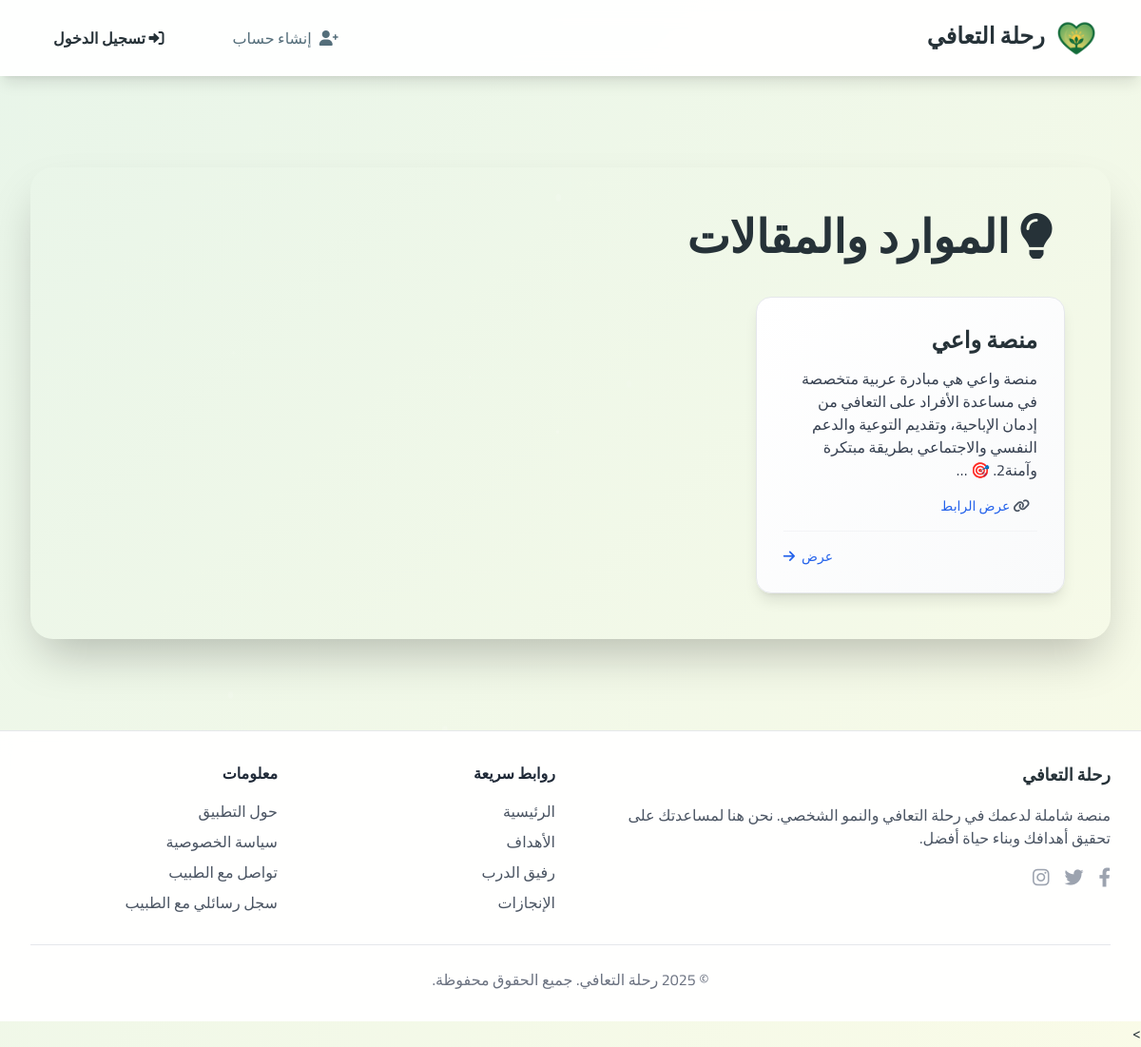
Page /info/resources/ on the committed database.
### info/models.py (models this page shows, shortened)
class Resource(models.Model):
    title = models.CharField(
        max_length=255,
        verbose_name="عنوان المورد"
    )
    description = models.TextField(
        blank=True,
        verbose_name="الوصف"
    )
    url = models.URLField(
        max_length=500,
        blank=True,
        null=True,
        verbose_name="رابط المورد"
    )
    file = models.FileField(
        upload_to='resources_files/',
        blank=True,
        null=True,
        verbose_name="الملف (PDF, DOCX, TXT، إلخ)",
        validators=[FileExtensionValidator(
            allowed_extensions=['pdf', 'doc', 'docx', 'txt', 'ppt', 'pptx', 'xls', 'xlsx']
        )]
    )
    created_at = models.DateTimeField(
        auto_now_add=True,
        verbose_name="تاريخ الإنشاء"
    )
    created_by = models.ForeignKey(
        settings.AUTH_USER_MODEL,
        on_delete=models.SET_NULL,
        null=True,
        blank=True,
        verbose_name="تم الإنشاء بواسطة"
    )
    class Meta:
        ordering = ['-created_at']
        verbose_name = "مورد"
        verbose_name_plural = "الموارد"

### info/views.py (the view)
# urls.py: path('resources/', views.resources_list_view, name='resources_list'),
def resources_list_view(request):
    resources = Resource.objects.all().order_by('-created_at')
    return render(request, 'info/resources.html', {'resources': resources})

### info/templates/info/resources.html (shortened to what this page needs)
{% extends 'base.html' %}
{% load static %}
{% block content %}
<div class="max-w-6xl mx-auto bg-surface rounded-3xl shadow-2xl p-8 md:p-12 my-8">
    <div class="flex flex-col md:flex-row justify-between items-center mb-10">
        <h1 class="text-4xl md:text-5xl font-extrabold leading-tight text-center md:text-right mb-4 md:mb-0"
            style="color: var(--color-text-primary);">
            <i class="fas fa-lightbulb text-primary-dark mr-3"></i> الموارد والمقالات
        </h1>
    </div>
    {% if resources %}
        <div class="grid grid-cols-1 md:grid-cols-2 lg:grid-cols-3 gap-8">
            {% for resource in resources %}
                <div class="bg-gradient-to-br from-white to-gray-50 p-7 rounded-2xl shadow-lg border border-gray-200
                            flex flex-col transform hover:scale-[1.02] transition duration-300 ease-in-out">
                    <h3 class="text-2xl font-bold mb-3 leading-snug" style="color: var(--color-text-primary);">
                        {{ resource.title }}
                    </h3>
                    <p class="text-gray-700 text-base flex-grow mb-4">{{ resource.description|truncatechars:150 }}</p>
                    <div class="text-sm text-gray-600 mb-4">
                        {% if resource.url %}
                            <p><i class="fas fa-link mr-2"></i> <a href="{{ resource.url }}" target="_blank" rel="noopener noreferrer" class="text-blue-600 hover:underline">عرض الرابط</a></p>
                        {% endif %}
                    </div>
                    <div class="flex justify-end space-x-3 rtl:space-x-reverse mt-auto pt-4 border-t border-gray-100">
                        <a href="{% url 'info:resource_detail' resource.pk %}"
                           class="text-blue-600 hover:text-blue-800 transition duration-200 text-sm font-medium">
                            عرض <i class="fas fa-arrow-right ml-1 rtl:ml-0 rtl:mr-1"></i>
                        </a>
                    </div>
                </div>
            {% endfor %}
        </div>
    {% endif %}
</div>
{% endblock %}

### templates/base.html (style rules this page uses)
:root { --color-bg: #F8F9FA; --color-surface: #FFFFFF; --color-primary: #4CAF50; --color-primary-dark: #388E3C; --color-primary-light: #81C784; --color-secondary: #2196F3; --color-accent: #FFC107; --color-text-primary: #263238; --color-text-secondary: #546E7A; --color-border: #E0E0E0; --color-danger: #F44336; }
* { box-sizing: border-box; }
html { height: 100%; }
body { font-family: 'Cairo', sans-serif; background: linear-gradient(-45deg, var(--color-bg), #e0f2f7, #fffde7, #e8f5e9); background-size: 400% 400%; animation: gradientBG 20s ease infinite; color: var(--color-text-primary); line-height: 1.6; min-height: 100vh; display: flex; flex-direction: column; }

### rows in the picture
Resource: title "منصة واعي", description "منصة واعي هي مبادرة عربية متخصصة في مساعدة الأفراد على التعافي من إدمان الإباحية، وتقديم التوعية والدعم النفسي والاجتماعي بطريقة مبتكرة وآمنة2. 🎯 …"
